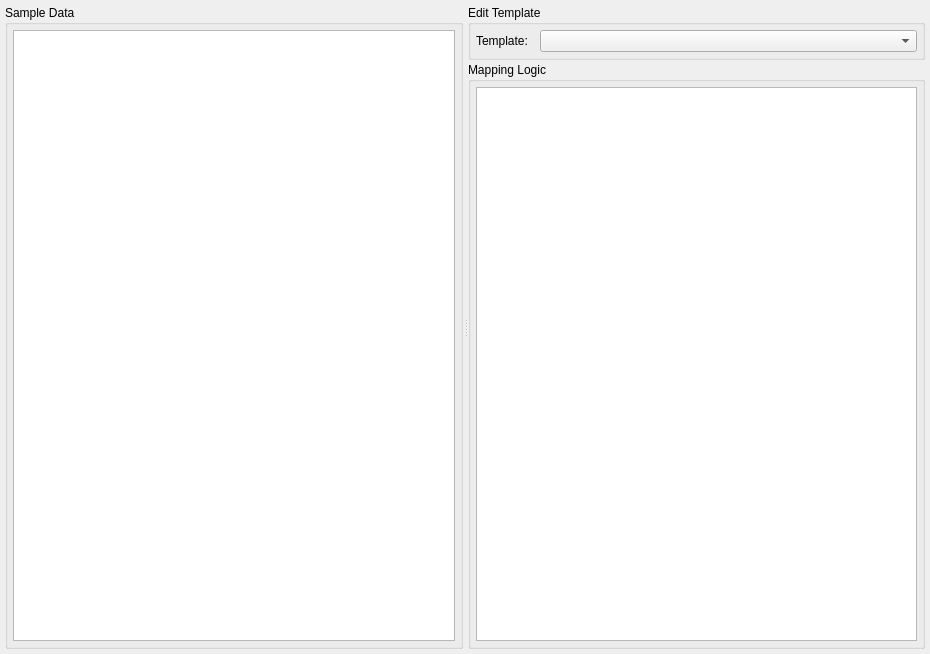
<?xml version="1.0" encoding="UTF-8"?>
<ui version="4.0">
 <class>ImportTemplatePanel</class>
 <widget class="QWidget" name="ImportTemplatePanel">
  <property name="geometry">
   <rect>
    <x>0</x>
    <y>0</y>
    <width>930</width>
    <height>654</height>
   </rect>
  </property>
  <property name="windowTitle">
   <string>Form</string>
  </property>
  <layout class="QVBoxLayout" name="verticalLayout_5">
   <property name="spacing">
    <number>0</number>
   </property>
   <property name="leftMargin">
    <number>5</number>
   </property>
   <property name="topMargin">
    <number>5</number>
   </property>
   <property name="rightMargin">
    <number>5</number>
   </property>
   <property name="bottomMargin">
    <number>5</number>
   </property>
   <item>
    <widget class="QSplitter" name="splitter">
     <property name="orientation">
      <enum>Qt::Horizontal</enum>
     </property>
     <property name="handleWidth">
      <number>5</number>
     </property>
     <widget class="QGroupBox" name="groupBox_2">
      <property name="title">
       <string>Sample Data</string>
      </property>
      <layout class="QVBoxLayout" name="verticalLayout_3">
       <property name="leftMargin">
        <number>5</number>
       </property>
       <property name="topMargin">
        <number>5</number>
       </property>
       <property name="rightMargin">
        <number>5</number>
       </property>
       <property name="bottomMargin">
        <number>5</number>
       </property>
       <item>
        <widget class="QTableView" name="tableData"/>
       </item>
      </layout>
     </widget>
     <widget class="QWidget" name="">
      <layout class="QVBoxLayout" name="verticalLayout_4">
       <property name="spacing">
        <number>2</number>
       </property>
       <item>
        <widget class="QGroupBox" name="groupBox">
         <property name="sizePolicy">
          <sizepolicy hsizetype="Preferred" vsizetype="Fixed">
           <horstretch>0</horstretch>
           <verstretch>0</verstretch>
          </sizepolicy>
         </property>
         <property name="title">
          <string>Edit Template</string>
         </property>
         <layout class="QVBoxLayout" name="verticalLayout">
          <property name="leftMargin">
           <number>5</number>
          </property>
          <property name="topMargin">
           <number>5</number>
          </property>
          <property name="rightMargin">
           <number>5</number>
          </property>
          <property name="bottomMargin">
           <number>5</number>
          </property>
          <item>
           <layout class="QHBoxLayout" name="horizontalLayout">
            <item>
             <widget class="QLabel" name="label">
              <property name="sizePolicy">
               <sizepolicy hsizetype="Fixed" vsizetype="Fixed">
                <horstretch>0</horstretch>
                <verstretch>0</verstretch>
               </sizepolicy>
              </property>
              <property name="minimumSize">
               <size>
                <width>58</width>
                <height>16</height>
               </size>
              </property>
              <property name="maximumSize">
               <size>
                <width>58</width>
                <height>16</height>
               </size>
              </property>
              <property name="text">
               <string>Template: </string>
              </property>
             </widget>
            </item>
            <item>
             <widget class="QComboBox" name="cboTemplate"/>
            </item>
           </layout>
          </item>
         </layout>
        </widget>
       </item>
       <item>
        <widget class="QGroupBox" name="groupBox_3">
         <property name="title">
          <string>Mapping Logic</string>
         </property>
         <layout class="QVBoxLayout" name="verticalLayout_2">
          <property name="leftMargin">
           <number>5</number>
          </property>
          <property name="topMargin">
           <number>5</number>
          </property>
          <property name="rightMargin">
           <number>5</number>
          </property>
          <property name="bottomMargin">
           <number>5</number>
          </property>
          <item>
           <widget class="QTableView" name="tableTemplate">
            <property name="editTriggers">
             <set>QAbstractItemView::NoEditTriggers</set>
            </property>
            <property name="dragDropOverwriteMode">
             <bool>false</bool>
            </property>
            <property name="selectionMode">
             <enum>QAbstractItemView::NoSelection</enum>
            </property>
            <property name="selectionBehavior">
             <enum>QAbstractItemView::SelectRows</enum>
            </property>
            <attribute name="horizontalHeaderStretchLastSection">
             <bool>true</bool>
            </attribute>
           </widget>
          </item>
         </layout>
        </widget>
       </item>
      </layout>
     </widget>
    </widget>
   </item>
  </layout>
 </widget>
 <resources/>
 <connections/>
</ui>
